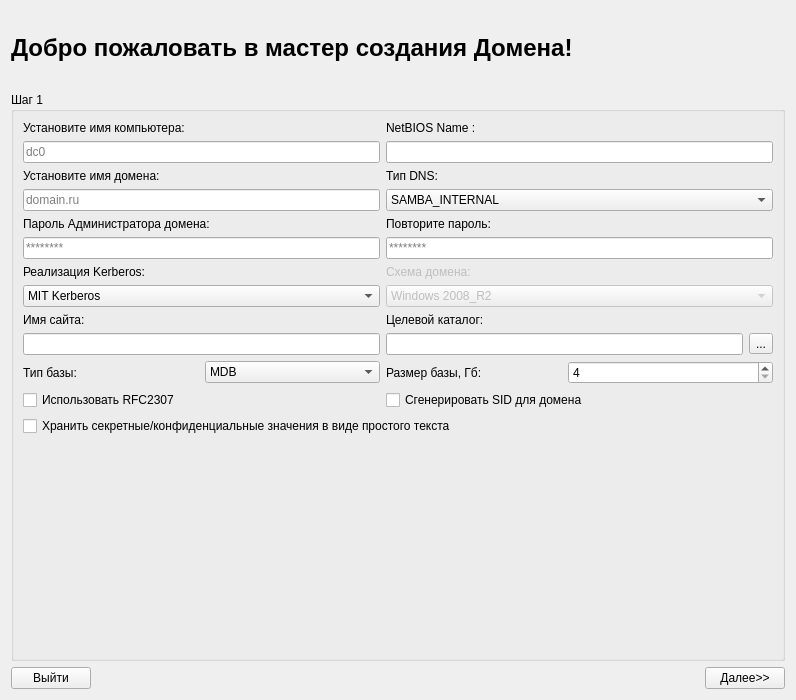
<?xml version="1.0" encoding="UTF-8"?>
<ui version="4.0">
 <class>Step1Page</class>
 <widget class="QWidget" name="Step1Page">
  <property name="geometry">
   <rect>
    <x>0</x>
    <y>0</y>
    <width>792</width>
    <height>700</height>
   </rect>
  </property>
  <property name="windowTitle">
   <string>Form</string>
  </property>
  <layout class="QGridLayout" name="gridLayout_2">
   <item row="2" column="0">
    <widget class="QPushButton" name="exitPushButton">
     <property name="text">
      <string>Выйти</string>
     </property>
    </widget>
   </item>
   <item row="0" column="0" colspan="3">
    <widget class="QLabel" name="label">
     <property name="sizePolicy">
      <sizepolicy hsizetype="Fixed" vsizetype="Fixed">
       <horstretch>0</horstretch>
       <verstretch>0</verstretch>
      </sizepolicy>
     </property>
     <property name="font">
      <font>
       <pointsize>18</pointsize>
       <weight>75</weight>
       <bold>true</bold>
      </font>
     </property>
     <property name="text">
      <string>Добро пожаловать в мастер создания Домена! </string>
     </property>
     <property name="margin">
      <number>3</number>
     </property>
    </widget>
   </item>
   <item row="1" column="0" colspan="4">
    <widget class="QGroupBox" name="groupBox">
     <property name="sizePolicy">
      <sizepolicy hsizetype="Expanding" vsizetype="Expanding">
       <horstretch>0</horstretch>
       <verstretch>0</verstretch>
      </sizepolicy>
     </property>
     <property name="maximumSize">
      <size>
       <width>900</width>
       <height>16777215</height>
      </size>
     </property>
     <property name="font">
      <font>
       <weight>50</weight>
       <bold>false</bold>
      </font>
     </property>
     <property name="title">
      <string>Шаг 1</string>
     </property>
     <property name="flat">
      <bool>false</bool>
     </property>
     <property name="checkable">
      <bool>false</bool>
     </property>
     <layout class="QGridLayout" name="gridLayout">
      <item row="4" column="2" colspan="3">
       <widget class="QComboBox" name="comboBox_4">
        <item>
         <property name="text">
          <string>SAMBA_INTERNAL</string>
         </property>
        </item>
        <item>
         <property name="text">
          <string>BIND9_DLZ</string>
         </property>
        </item>
       </widget>
      </item>
      <item row="10" column="4">
       <widget class="QToolButton" name="toolButton">
        <property name="text">
         <string>...</string>
        </property>
       </widget>
      </item>
      <item row="5" column="0" colspan="2">
       <widget class="QLabel" name="label_5">
        <property name="text">
         <string>Пароль Администратора домена:</string>
        </property>
       </widget>
      </item>
      <item row="10" column="0" colspan="2">
       <widget class="QLineEdit" name="lineEdit_7"/>
      </item>
      <item row="5" column="2">
       <widget class="QLabel" name="label_6">
        <property name="text">
         <string>Повторите пароль:</string>
        </property>
       </widget>
      </item>
      <item row="9" column="0">
       <widget class="QLabel" name="label_12">
        <property name="text">
         <string>Имя сайта:</string>
        </property>
       </widget>
      </item>
      <item row="7" column="0" colspan="2">
       <widget class="QLabel" name="label_8">
        <property name="text">
         <string>Реализация Kerberos:</string>
        </property>
       </widget>
      </item>
      <item row="14" column="0" colspan="5">
       <spacer name="verticalSpacer">
        <property name="orientation">
         <enum>Qt::Vertical</enum>
        </property>
        <property name="sizeHint" stdset="0">
         <size>
          <width>750</width>
          <height>10</height>
         </size>
        </property>
       </spacer>
      </item>
      <item row="12" column="0" colspan="2">
       <widget class="QCheckBox" name="checkBox">
        <property name="text">
         <string>Использовать RFC2307</string>
        </property>
       </widget>
      </item>
      <item row="8" column="0" colspan="2">
       <widget class="QComboBox" name="comboBox">
        <item>
         <property name="text">
          <string>MIT Kerberos</string>
         </property>
        </item>
        <item>
         <property name="text">
          <string>Heimdal Kerberos</string>
         </property>
        </item>
       </widget>
      </item>
      <item row="13" column="0" colspan="5">
       <widget class="QCheckBox" name="checkBox_3">
        <property name="text">
         <string>Хранить секретные/конфиденциальные значения в виде простого текста</string>
        </property>
       </widget>
      </item>
      <item row="2" column="2" colspan="3">
       <widget class="QLineEdit" name="lineEdit_6"/>
      </item>
      <item row="3" column="2">
       <widget class="QLabel" name="label_4">
        <property name="text">
         <string>Тип DNS:</string>
        </property>
       </widget>
      </item>
      <item row="9" column="2">
       <widget class="QLabel" name="label_13">
        <property name="text">
         <string>Целевой каталог:</string>
        </property>
       </widget>
      </item>
      <item row="11" column="3" colspan="2">
       <widget class="QSpinBox" name="spinBox">
        <property name="minimum">
         <number>4</number>
        </property>
        <property name="maximum">
         <number>32</number>
        </property>
        <property name="singleStep">
         <number>2</number>
        </property>
       </widget>
      </item>
      <item row="1" column="2">
       <widget class="QLabel" name="label_7">
        <property name="text">
         <string>NetBIOS Name :</string>
        </property>
       </widget>
      </item>
      <item row="12" column="2" colspan="2">
       <widget class="QCheckBox" name="checkBox_2">
        <property name="text">
         <string>Сгенерировать SID для домена</string>
        </property>
       </widget>
      </item>
      <item row="7" column="2">
       <widget class="QLabel" name="label_14">
        <property name="enabled">
         <bool>false</bool>
        </property>
        <property name="text">
         <string>Схема домена:</string>
        </property>
       </widget>
      </item>
      <item row="11" column="1">
       <widget class="QComboBox" name="comboBox_2">
        <item>
         <property name="text">
          <string>MDB</string>
         </property>
        </item>
        <item>
         <property name="text">
          <string>TDB</string>
         </property>
        </item>
       </widget>
      </item>
      <item row="8" column="2" colspan="3">
       <widget class="QComboBox" name="comboBox_3">
        <property name="enabled">
         <bool>false</bool>
        </property>
        <item>
         <property name="text">
          <string>Windows 2008_R2</string>
         </property>
        </item>
        <item>
         <property name="text">
          <string>Windows 2000</string>
         </property>
        </item>
        <item>
         <property name="text">
          <string>Windows 2003</string>
         </property>
        </item>
        <item>
         <property name="text">
          <string>Windows 2008</string>
         </property>
        </item>
       </widget>
      </item>
      <item row="6" column="0" colspan="2">
       <widget class="QLineEdit" name="lineEdit_4">
        <property name="placeholderText">
         <string>********</string>
        </property>
       </widget>
      </item>
      <item row="6" column="2" colspan="3">
       <widget class="QLineEdit" name="lineEdit_5">
        <property name="text">
         <string/>
        </property>
        <property name="placeholderText">
         <string>********</string>
        </property>
       </widget>
      </item>
      <item row="11" column="2">
       <widget class="QLabel" name="label_11">
        <property name="text">
         <string>Размер базы, Гб:</string>
        </property>
       </widget>
      </item>
      <item row="10" column="2" colspan="2">
       <widget class="QLineEdit" name="lineEdit_3"/>
      </item>
      <item row="11" column="0">
       <widget class="QLabel" name="label_10">
        <property name="text">
         <string>Тип базы:</string>
        </property>
       </widget>
      </item>
      <item row="3" column="0">
       <widget class="QLabel" name="label_2">
        <property name="text">
         <string>Установите имя домена:</string>
        </property>
       </widget>
      </item>
      <item row="2" column="0" colspan="2">
       <widget class="QLineEdit" name="lineEdit_2">
        <property name="placeholderText">
         <string>dc0</string>
        </property>
       </widget>
      </item>
      <item row="4" column="0" colspan="2">
       <widget class="QLineEdit" name="lineEdit">
        <property name="placeholderText">
         <string>domain.ru</string>
        </property>
       </widget>
      </item>
      <item row="1" column="0" colspan="2">
       <widget class="QLabel" name="label_3">
        <property name="text">
         <string>Установите имя компьютера:</string>
        </property>
       </widget>
      </item>
     </layout>
    </widget>
   </item>
   <item row="2" column="1">
    <spacer name="horizontalSpacer">
     <property name="orientation">
      <enum>Qt::Horizontal</enum>
     </property>
     <property name="sizeHint" stdset="0">
      <size>
       <width>538</width>
       <height>20</height>
      </size>
     </property>
    </spacer>
   </item>
   <item row="0" column="3">
    <widget class="QLabel" name="label_9">
     <property name="sizePolicy">
      <sizepolicy hsizetype="Fixed" vsizetype="Fixed">
       <horstretch>0</horstretch>
       <verstretch>0</verstretch>
      </sizepolicy>
     </property>
     <property name="minimumSize">
      <size>
       <width>75</width>
       <height>75</height>
      </size>
     </property>
     <property name="maximumSize">
      <size>
       <width>50</width>
       <height>50</height>
      </size>
     </property>
     <property name="frameShape">
      <enum>QFrame::NoFrame</enum>
     </property>
     <property name="text">
      <string/>
     </property>
     <property name="pixmap">
      <pixmap>logo.png</pixmap>
     </property>
     <property name="scaledContents">
      <bool>true</bool>
     </property>
    </widget>
   </item>
   <item row="2" column="3">
    <widget class="QPushButton" name="nextPushButton">
     <property name="text">
      <string>Далее&gt;&gt;</string>
     </property>
    </widget>
   </item>
  </layout>
 </widget>
 <resources/>
 <connections/>
</ui>
